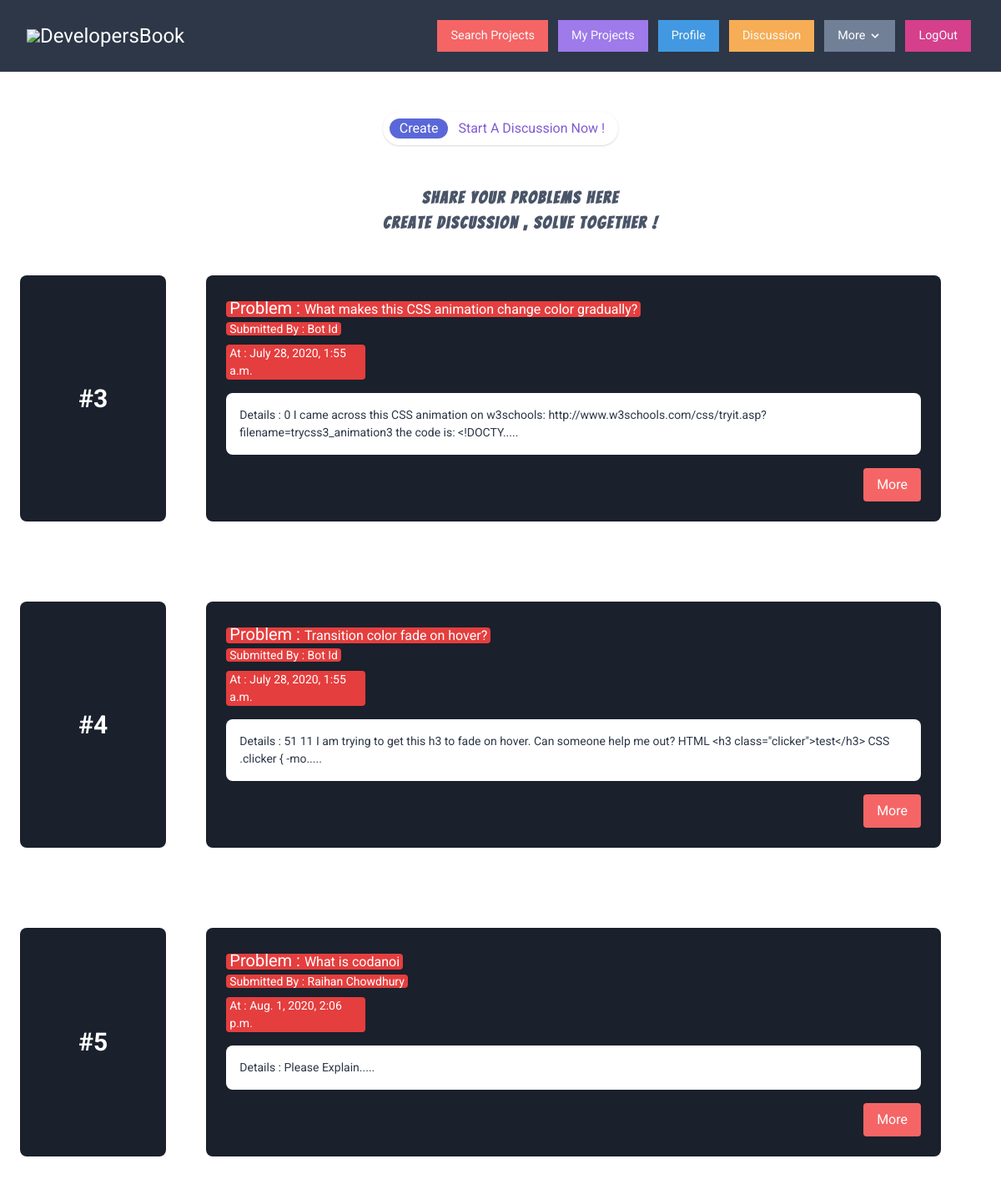
/discussion/ (signed in), run on the app's committed database.
### discussion/models.py (models this page shows, shortened)
class SDiscussion(models.Model):
    title = models.CharField(max_length=70,default=None)
    CreatedBy = models.ForeignKey(User, on_delete=models.CASCADE)
    Problem = models.TextField(max_length=2000)
    CreatedAt = models.DateTimeField(auto_now_add=True)
    def onlyHalf(self):
        HDetails = str(self.Problem)
        HDetails = HDetails[:150] + "....."
        return HDetails
    objects = models.Manager()
    class meta:
        managed = True
        db_table = 'SDiscussion'

### discussion/views.py (the view)
# urls.py: path('', views.discussionList, name="discussionList"),
def discussionList(request):
    all_discussion = SDiscussion.objects.filter()
    return render(request, 'discussion/discussionList.html',{
        'd' : all_discussion
    })

### discussion/templates/discussion/discussionList.html (shortened to what this page needs)
{% extends 'core/base.html' %}
{% block body%}
{% load static %}
<div class="py-12 fire_font -m-2 flex justify-center">
    <div class="p-2 ">
        <div class="inline-flex items-center bg-white leading-none text-purple-600 rounded-full p-2 shadow text-teal text-md cursor-pointer text-center transition duration-500 ease-in-out hover:scale-150 hover:-translate-y-1 transform">
        <a href="{% url 'bop:createProject' %}">
            <span class="inline-flex bg-indigo-600 text-white rounded-full h-6 px-3 justify-center items-center hover:bg-red-400">Create</span>
            <span class="inline-flex px-2">Start A Discussion Now !</span>
        </a>
        </div>
    </div>
</div>
<div class="flex justify-center">
    <div class="pr-12">
    </div>
    <div class="flex justify-center items-center ">
        <h1 style="letter-spacing: 2px;" class=" text-xl font-bold text-gray-700 text-center bang">Share your problems here <br> create discussion , solve together ! </h1>
    </div>
</div>
{% for x in d %}
<div>
    <div class="flex justify-center ">
        <div class="flex mx-6 my-12 w-full">
            <div class="flex items-center justify-center w-2/12 bg-gray-900 text-center rounded-lg ">
                <h1 class="font_fire text-3xl text-white font-bold rounded-full">
                    #{{x.id}}
                </h1>
            </div>
            <div class="mx-12 bg-gray-900 w-10/12  text-left px-6 fire_font py-6 text-white rounded-lg">
                <span class="text-md bg-red-600 rounded px-1 my-2"><span class="  text-xl ">Problem : </span>{{x.title}}</span><br>
                <span class="text-sm bg-red-600 rounded px-1">Submitted By : {{x.CreatedBy.first_name}} {{x.CreatedBy.last_name}}</span>
                <h1 class="text-sm bg-red-600 rounded px-1 my-2 w-1/5">At : {{x.CreatedAt}}</h1>
                <div class="bg-white p-4 rounded-lg my-4">
                    <h1 class="text-sm text-gray-800">Details : {{x.onlyHalf}}</h1>
                </div>
                <div class="flex justify-end">
                    <a href="{% url 'discussion:inDiscussion' that_discussion_id=x.id %}">
                        <button class="transition duration-500 ease-in-out hover:bg-blue-500 bg-red-500 transform hover:-translate-y-1 hover:scale-110 py-2 px-4 rounded">
                            More
                        </button>
                    </a>
                </div>
            </div>
        </div>
    </div>
</div>
{% endfor %}
{% endblock %}

### core/templates/core/base.html (style rules this page uses)
.fire_font { font-family: 'Roboto', sans-serif; }

### discussion/templates/discussion/discussionList.html (style rules this page uses)
* { font-family: 'Roboto', sans-serif; }
.bang { font-family: 'Bangers', cursive; }

### data on the page
SDiscussion: id "3", title "What makes this CSS animation change color gradually?", CreatedBy.first_name "Bot", CreatedBy.last_name "Id", CreatedAt "July 28, 2020, 1:55 a.m.", onlyHalf "0 I came across this CSS animation on w3schools: http://www.w3schools.com/css/tryit.asp?filename=trycss3_animation3 the code is: <!DOCTY....."
SDiscussion: id "4", title "Transition color fade on hover?", CreatedBy.first_name "Bot", CreatedBy.last_name "Id", CreatedAt "July 28, 2020, 1:55 a.m.", onlyHalf "51 11 I am trying to get this h3 to fade on hover. Can someone help me out? HTML <h3 class=\"clicker\">test</h3> CSS .clicker { -mo....."
SDiscussion: id "5", title "What is codanoi", CreatedBy.first_name "Raihan", CreatedBy.last_name "Chowdhury", CreatedAt "Aug. 1, 2020, 2:06 p.m.", onlyHalf "Please Explain....."
